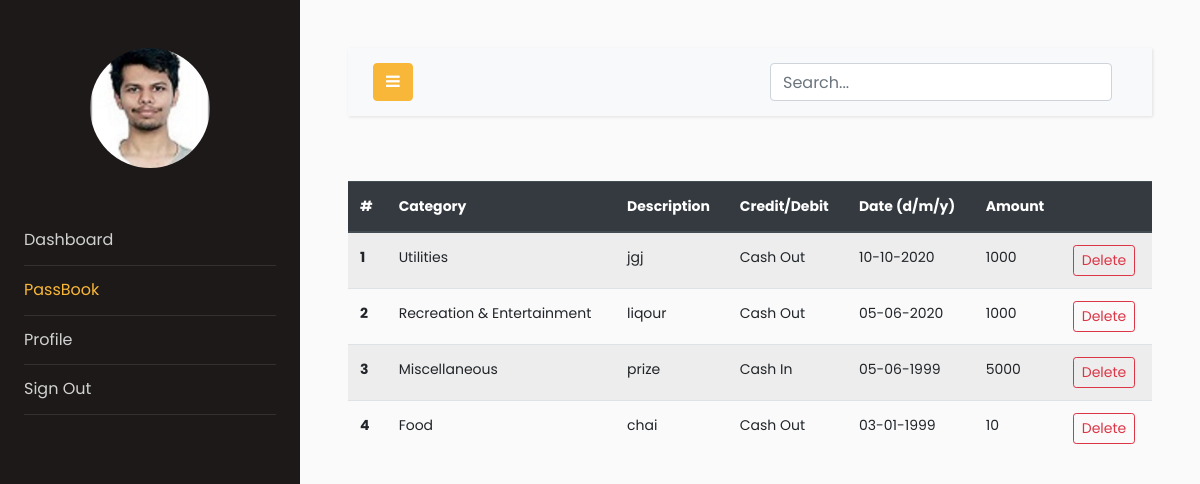
The page /passbook (signed in) on the database as committed earlier.
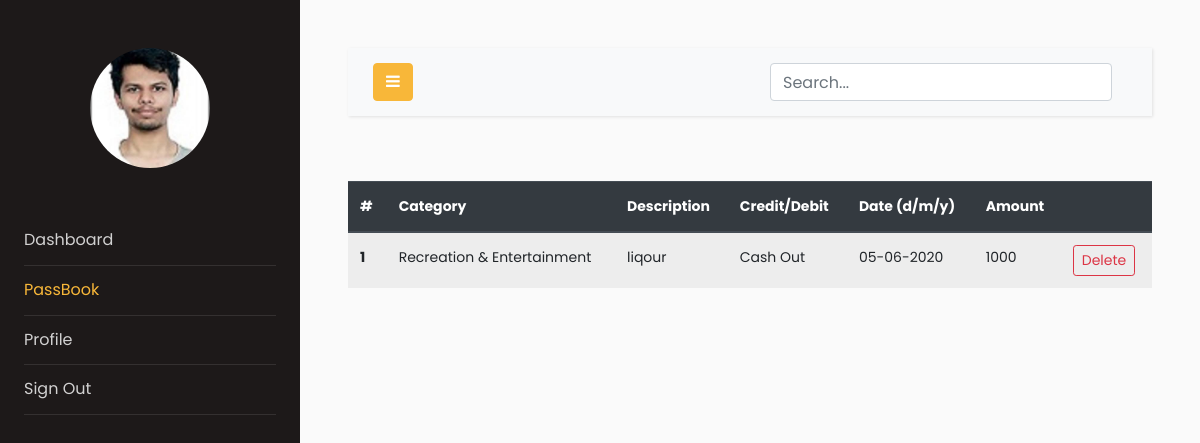
The same page on the database as committed later.
### models.py (models this page shows, shortened)
class Users(db.Model, UserMixin):
    __tablename__ = "users"
    id = db.Column(db.Integer, primary_key=True)
    email = db.Column(db.String(64), unique=True, index=True)
    name = db.Column(db.String(64))
    pasword_hash = db.Column(db.String(128))
    income = db.Column(db.Integer)
    budget = db.Column(db.Integer)
    profile_image = db.Column(db.String(128), nullable=False, default='default_profile.png')
    trans = db.relationship('Transactions', backref='User', lazy='dynamic')

class Transactions(db.Model):
    __searchable__ = ['description','cat','amount','date']
    users = db.relationship(Users)
    id = db.Column(db.Integer, primary_key=True)
    cashFlow = db.Column(db.Integer)
    amount = db.Column(db.Integer)
    description = db.Column(db.String(64))
    cat = db.Column(db.String(64))
    date = db.Column(db.DateTime)
    userId = db.Column(db.Integer, db.ForeignKey('users.id'), nullable=False)

### app.py (the view)
@app.route("/passbook", methods=["GET", "POST"])
@login_required
def passbook():
    uid = current_user.id
    trans_data = Transactions.query.filter_by(userId=uid).order_by(
        Transactions.date.desc()
    )
    return render_template("passbook.html", trans_data=trans_data)

### models.py (called while the page is built)
@login_manager.user_loader
def load_user(user_id):
    return Users.query.get(user_id)

### templates/passbook.html (shortened to what this page needs)
<!doctype html>
<html lang="en">
<head>
    <link rel="stylesheet" href="https://stackpath.bootstrapcdn.com/font-awesome/4.7.0/css/font-awesome.min.css">
<link rel="stylesheet" href="{{ url_for('static', filename='css1/style.css') }}">
</head>
<body>
    <div class="wrapper d-flex align-items-stretch">
        <nav id="sidebar">
            <div class="p-4 pt-5">
                <a href="#" class="img logo rounded-circle mb-5" style="background-image: url({{url_for('static',filename='profile_pics/'+current_user.profile_image)}})"></a>
                <ul class="list-unstyled components mb-5">
                    <li>
                        <a href="{{url_for('dashboard')}}">Dashboard</a>
                    </li>
                    <li class="active">
                        <a href="{{url_for('passbook')}}">PassBook</a>
                    </li>
                    <li>
                        <a href="{{url_for('profile')}}">Profile</a>
                    </li>
                    <li>
                        <a href="{{url_for('logout')}}">Sign Out</a>
                    </li>
                </ul>
            </div>
        </nav>
        <div id="content" class="p-4 p-md-5">
            <nav class="navbar navbar-expand-lg navbar-light bg-light">
                <div class="container-fluid">
                    <button type="button" id="sidebarCollapse" class="btn btn-primary">
                        <i class="fa fa-bars"></i>
                    </button>
                    <form action="search" , method="GET">
                        <div class="container h-50">
                            <div class="d-flex justify-content-center h-100">
                                <input type="search" class="form-control ds-input" id="search-input" name="query" placeholder="Search..." aria-label="Search for..."
                                    autocomplete="off" data-docs-version="4.5" spellcheck="false" role="combobox" aria-autocomplete="list"
                                    aria-expanded="false" aria-owns="algolia-autocomplete-listbox-0" dir="auto"
                                    style="position: relative; vertical-align: top;">
                            </div>
                        </div>
                    </form>
                </div>
            </nav>
            <br>
            <table class="table table-striped">
                <thead class="thead-dark">
                    <tr>
                        <th scope="col">#</th>
                        <th scope="col">Category</th>
                        <th scope="col">Description</th>
                        <th scope="col">Credit/Debit</th>
                        <th scope="col">Date (d/m/y)</th>
                        <th scope="col">Amount</th>
                        <th scope="col"></th>
                    </tr>
                </thead>
                <tbody>
                    {%for r in trans_data%}
                    <tr>
                        <th scope="row">{{loop.index0 + 1}}</th>
                        <td>{{r.cat}}</td>
                        <td>{{r.description}}</td>
                        {%if r.cashFlow == 1 %}
                        <td>Cash In</td>
                        {%else%}
                        <td>Cash Out</td>
                        {%endif%}
                        <td>{{r.date.strftime('%d-%m-%Y')}}</td>
                        <td>{{r.amount}}</td>
                        <td><button type="button" class="btn btn-outline-danger btn-sm" data-toggle="modal" data-target="#del{{r.id}}">
                            Delete
                        </button></td>
                    </tr>
                    {%endfor%}
                </tbody>
            </table>
        </div>
    </div>
</body>
</html>

Rows that differ between the two databases and show on the page:
removed Transactions: cat "Utilities", description "jgj", cashFlow "Cash Out", date "10-10-2020", amount "1000"
removed Transactions: cat "Miscellaneous", description "prize", cashFlow "Cash In", date "05-06-1999", amount "5000"
removed Transactions: cat "Food", description "chai", cashFlow "Cash Out", date "03-01-1999", amount "10"
